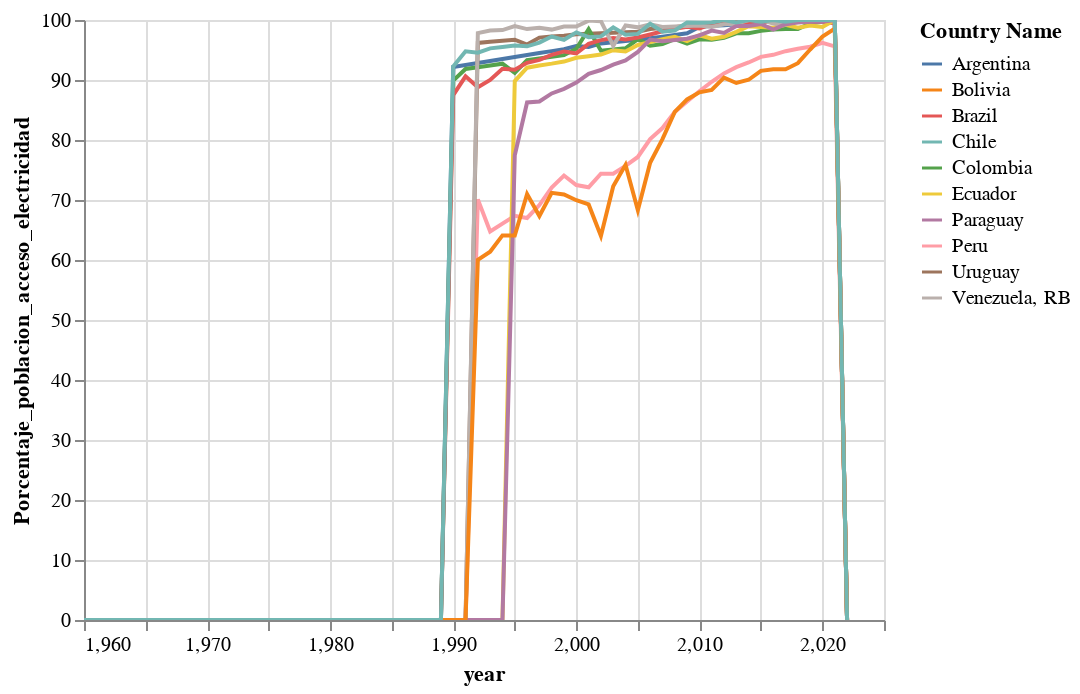

The code cell stored with this chart in its notebook:
### Code cell
Grafico_comparativo_latinoamerica("Porcentaje_poblacion_acceso_electricidad")
